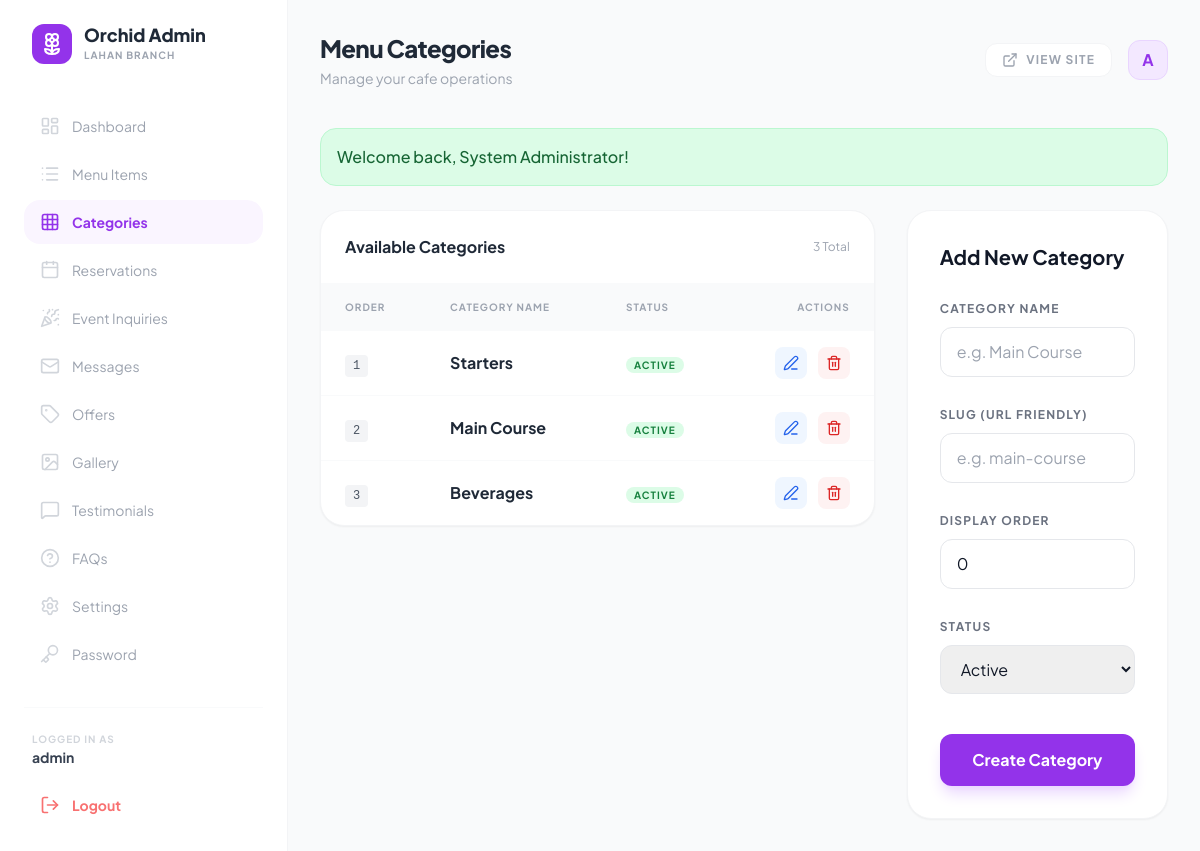
Page /admin/menu-categories.php (signed in) on the committed database.
### tables this page shows
CREATE TABLE `menu_categories` (
  `id` int(11) NOT NULL AUTO_INCREMENT,
  `name` varchar(100) NOT NULL,
  `description` text DEFAULT NULL,
  `sort_order` int(11) DEFAULT 0,
  `status` enum('active','inactive') DEFAULT 'active',
  PRIMARY KEY (`id`)
);

### admin/menu-categories.php (the view, shortened to what this page needs)
<?php
require_once 'partials/header.php';
$categories = $pdo->query("SELECT * FROM menu_categories ORDER BY sort_order ASC")->fetchAll();
$edit_cat = null;
?>
<div class="grid grid-cols-1 lg:grid-cols-12 gap-8">
    <div class="lg:col-span-8 space-y-6">
        <div class="bg-white rounded-3xl border border-gray-100 shadow-sm overflow-hidden">
            <div class="p-6 border-b border-gray-50 flex justify-between items-center">
                <h3 class="font-bold text-gray-800">Available Categories</h3>
                <span class="text-xs text-gray-400"><?php echo count($categories); ?> Total</span>
            </div>
            <div class="overflow-x-auto">
                <table class="w-full text-left">
                    <thead>
                        <tr class="bg-gray-50 text-[10px] uppercase tracking-widest font-bold text-gray-400">
                            <th class="px-6 py-4">Order</th>
                            <th class="px-6 py-4">Category Name</th>
                            <th class="px-6 py-4">Status</th>
                            <th class="px-6 py-4 text-right">Actions</th>
                        </tr>
                    </thead>
                    <tbody class="divide-y divide-gray-50">
                        <?php foreach ($categories as $cat): ?>
                        <tr class="hover:bg-gray-50 transition">
                            <td class="px-6 py-4">
                                <span class="bg-gray-100 text-gray-600 px-2 py-1 rounded text-xs font-mono"><?php echo $cat['sort_order']; ?></span>
                            </td>
                            <td class="px-6 py-4">
                                <p class="font-bold text-gray-800"><?php echo h($cat['name']); ?></p>
                            </td>
                            <td class="px-6 py-4">
                                <span class="px-2 py-0.5 rounded-full text-[10px] font-bold uppercase tracking-widest <?php echo $cat['status'] == 'active' ? 'bg-green-100 text-green-700' : 'bg-gray-100 text-gray-400'; ?>">
                                    <?php echo h($cat['status']); ?>
                                </span>
                            </td>
                            <td class="px-6 py-4 text-right space-x-2">
                                <a href="menu-categories.php?edit=<?php echo $cat['id']; ?>" class="inline-flex items-center justify-center w-8 h-8 rounded-lg bg-blue-50 text-blue-600 hover:bg-blue-600 hover:text-white transition">
                                    <i data-lucide="edit-3" class="w-4 h-4"></i>
                                </a>
                                <button onclick="confirmDelete(<?php echo $cat['id']; ?>)" class="inline-flex items-center justify-center w-8 h-8 rounded-lg bg-red-50 text-red-600 hover:bg-red-600 hover:text-white transition">
                                    <i data-lucide="trash-2" class="w-4 h-4"></i>
                                </button>
                            </td>
                        </tr>
                        <?php endforeach; ?>
                    </tbody>
                </table>
            </div>
        </div>
    </div>
    <div class="lg:col-span-4">
        <div class="bg-white rounded-3xl border border-gray-100 shadow-sm p-8 sticky top-8">
            <h3 class="text-xl font-bold mb-6"><?php echo $edit_cat ? 'Edit' : 'Add New'; ?> Category</h3>
            <form action="actions/category-save.php" method="POST" class="space-y-6">
                <div class="space-y-2">
                    <label class="text-xs font-bold text-gray-500 uppercase tracking-widest">Category Name</label>
                    <input type="text" name="name" required value="<?php echo $edit_cat ? h($edit_cat['name']) : ''; ?>" class="w-full px-4 py-3 rounded-xl border border-gray-200 focus:border-purple-600 outline-none transition" placeholder="e.g. Main Course">
                </div>
                <div class="space-y-2">
                    <label class="text-xs font-bold text-gray-500 uppercase tracking-widest">Slug (URL friendly)</label>
                    <input type="text" name="slug" required value="<?php echo $edit_cat ? h($edit_cat['slug']) : ''; ?>" class="w-full px-4 py-3 rounded-xl border border-gray-200 focus:border-purple-600 outline-none transition" placeholder="e.g. main-course">
                </div>
                <div class="space-y-2">
                    <label class="text-xs font-bold text-gray-500 uppercase tracking-widest">Display Order</label>
                    <input type="number" name="sort_order" required value="<?php echo $edit_cat ? $edit_cat['sort_order'] : '0'; ?>" class="w-full px-4 py-3 rounded-xl border border-gray-200 focus:border-purple-600 outline-none transition">
                </div>
                <div class="space-y-2">
                    <label class="text-xs font-bold text-gray-500 uppercase tracking-widest">Status</label>
                    <select name="status" class="w-full px-4 py-3 rounded-xl border border-gray-200 focus:border-purple-600 outline-none transition">
                        <option value="active" <?php echo ($edit_cat && $edit_cat['status'] == 'active') ? 'selected' : ''; ?>>Active</option>
                    </select>
                </div>
                <div class="pt-4 flex gap-3">
                    <button type="submit" class="flex-1 bg-purple-600 text-white py-3.5 rounded-xl font-bold hover:bg-purple-700 transition shadow-lg shadow-purple-200">
                        <?php echo $edit_cat ? 'Update' : 'Create'; ?> Category
                    </button>
                </div>
            </form>
        </div>
    </div>
</div>
<?php require_once 'partials/footer.php'; ?>

### admin/partials/header.php (style rules this page uses)
body { font-family: 'Plus Jakarta Sans', sans-serif; }
.font-mono { font-family: 'JetBrains Mono', monospace; }

### rows in the picture
menu_categories: sort_order "1", name "Starters", status "ACTIVE"
menu_categories: sort_order "2", name "Main Course", status "ACTIVE"
menu_categories: sort_order "3", name "Beverages", status "ACTIVE"

### other values in the picture
$item['label'] "Dashboard"
$item['label'] "Menu Items"
$item['label'] "Categories"
$item['label'] "Reservations"
$item['label'] "Event Inquiries"
$item['label'] "Messages"
$item['label'] "Offers"
$item['label'] "Gallery"
$item['label'] "Testimonials"
$item['label'] "FAQs"
$item['label'] "Settings"
$item['label'] "Password"
$_SESSION['admin_user']['username'] "admin"
$page_title "Menu Categories"
substr($_SESSION['admin_user']['username'], 0, 1) "A"
